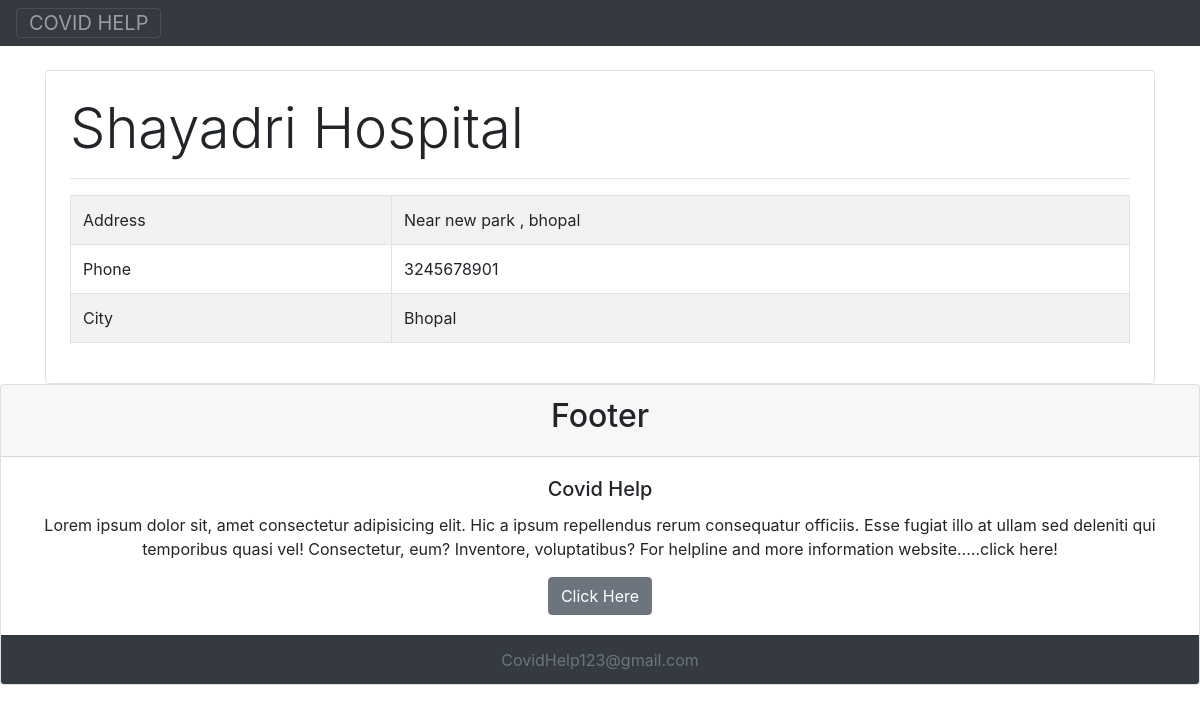
/hospital/7, run on the app's committed database.
### app/models.py (models this page shows, shortened)
class Hospital(models.Model):
    name = models.CharField(max_length=50, null=False, blank=False)
    phone = models.CharField(max_length=12, null=False, blank=False)
    address = models.CharField(max_length=200, null=False, blank=False)
    city = models.ForeignKey(
        City, on_delete=models.CASCADE,  related_name='hospitals')

class City(models.Model):
    name = models.CharField(max_length=50, null=False, blank=False)
    state = models.ForeignKey(
        State, on_delete=models.CASCADE, related_name='cities')
    def __str__(self):
        return self.name

### app/views.py (the view)
# urls.py: path('hospital/<int:pk>', HospitalDetailView.as_view(), name='hospital_detail')
class HospitalDetailView(generic.DetailView):
    model = Hospital

### app/templates/app/hospital_detail.html
{% extends 'app/base.html' %}
{% block content %}
<div class="container">
    <div class="mt-4 border rounded p-4">
       <p class="display-4">{{hospital.name}}</p>
       <hr>
        <table class="table table-striped table-bordered">
            <tr>
                <td>Address</td>
                <td>{{hospital.address}}</td>
            </tr>
            <tr>
               <td>Phone</td>
               <td>{{hospital.phone}}</td>
           </tr>
           <tr>
               <td>City</td>
               <td>{{hospital.city}}</td>
           </tr>
        </table>
    </div>
</div>
{%endblock%}

### data on the page
Hospital: name "Shayadri Hospital", address "Near new park , bhopal", phone "3245678901", city "Bhopal"
